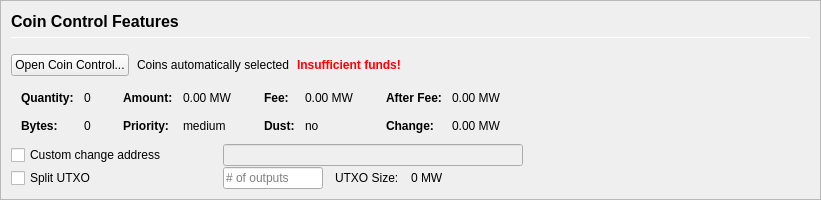
         <widget class="QFrame" name="frameCoinControl">
          <property name="sizePolicy">
           <sizepolicy hsizetype="Expanding" vsizetype="Expanding">
            <horstretch>0</horstretch>
            <verstretch>0</verstretch>
           </sizepolicy>
          </property>
          <property name="maximumSize">
           <size>
            <width>16777215</width>
            <height>16777215</height>
           </size>
          </property>
          <property name="frameShape">
           <enum>QFrame::StyledPanel</enum>
          </property>
          <property name="frameShadow">
           <enum>QFrame::Sunken</enum>
          </property>
          <layout class="QVBoxLayout" name="verticalLayoutCoinControl2">
           <property name="spacing">
            <number>0</number>
           </property>
           <property name="leftMargin">
            <number>0</number>
           </property>
           <property name="topMargin">
            <number>0</number>
           </property>
           <property name="rightMargin">
            <number>0</number>
           </property>
           <property name="bottomMargin">
            <number>0</number>
           </property>
           <item>
            <widget class="QFrame" name="frameCoinControl_BG">
             <layout class="QVBoxLayout" name="verticalLayoutCoinControl" stretch="0,0,0,0,0,0">
              <property name="spacing">
               <number>1</number>
              </property>
              <property name="leftMargin">
               <number>10</number>
              </property>
              <property name="topMargin">
               <number>10</number>
              </property>
              <item>
               <layout class="QHBoxLayout" name="horizontalLayoutCoinControl1">
                <property name="bottomMargin">
                 <number>15</number>
                </property>
                <item>
                 <layout class="QVBoxLayout" name="verticalLayout_3">
                  <property name="spacing">
                   <number>6</number>
                  </property>
                  <item>
                   <widget class="QLabel" name="labelCoinControlFeatures">
                    <property name="sizePolicy">
                     <sizepolicy hsizetype="Preferred" vsizetype="Maximum">
                      <horstretch>0</horstretch>
                      <verstretch>0</verstretch>
                     </sizepolicy>
                    </property>
                    <property name="minimumSize">
                     <size>
                      <width>0</width>
                      <height>20</height>
                     </size>
                    </property>
                    <property name="font">
                     <font>
                      <pointsize>12</pointsize>
                      <weight>75</weight>
                      <bold>true</bold>
                     </font>
                    </property>
                    <property name="styleSheet">
                     <string notr="true">font-weight:bold;</string>
                    </property>
                    <property name="text">
                     <string>Coin Control Features</string>
                    </property>
                   </widget>
                  </item>
                  <item>
                   <widget class="Line" name="line">
                    <property name="minimumSize">
                     <size>
                      <width>0</width>
                      <height>1</height>
                     </size>
                    </property>
                    <property name="maximumSize">
                     <size>
                      <width>16777215</width>
                      <height>1</height>
                     </size>
                    </property>
                    <property name="orientation">
                     <enum>Qt::Horizontal</enum>
                    </property>
                   </widget>
                  </item>
                 </layout>
                </item>
               </layout>
              </item>
              <item>
               <layout class="QHBoxLayout" name="horizontalLayoutCoinControl2" stretch="0,0,0,0">
                <property name="spacing">
                 <number>8</number>
                </property>
                <property name="bottomMargin">
                 <number>10</number>
                </property>
                <item>
                 <widget class="QPushButton" name="pushButtonCoinControl">
                  <property name="styleSheet">
                   <string notr="true"/>
                  </property>
                  <property name="text">
                   <string>Open Coin Control...</string>
                  </property>
                  <property name="autoDefault">
                   <bool>false</bool>
                  </property>
                 </widget>
                </item>
                <item>
                 <widget class="QLabel" name="labelCoinControlAutomaticallySelected">
                  <property name="text">
                   <string>Coins automatically selected</string>
                  </property>
                  <property name="margin">
                   <number>5</number>
                  </property>
                 </widget>
                </item>
                <item>
                 <widget class="QLabel" name="labelCoinControlInsuffFunds">
                  <property name="font">
                   <font>
                    <weight>75</weight>
                    <bold>true</bold>
                   </font>
                  </property>
                  <property name="styleSheet">
                   <string notr="true">color:red;font-weight:bold;</string>
                  </property>
                  <property name="text">
                   <string>Insufficient funds!</string>
                  </property>
                  <property name="margin">
                   <number>5</number>
                  </property>
                 </widget>
                </item>
                <item>
                 <spacer name="horizontalSpacerCoinControl">
                  <property name="orientation">
                   <enum>Qt::Horizontal</enum>
                  </property>
                  <property name="sizeHint" stdset="0">
                   <size>
                    <width>40</width>
                    <height>1</height>
                   </size>
                  </property>
                 </spacer>
                </item>
               </layout>
              </item>
              <item>
               <widget class="QWidget" name="widgetCoinControl" native="true">
                <property name="sizePolicy">
                 <sizepolicy hsizetype="Preferred" vsizetype="Preferred">
                  <horstretch>0</horstretch>
                  <verstretch>0</verstretch>
                 </sizepolicy>
                </property>
                <property name="minimumSize">
                 <size>
                  <width>0</width>
                  <height>0</height>
                 </size>
                </property>
                <property name="styleSheet">
                 <string notr="true"/>
                </property>
                <layout class="QHBoxLayout" name="horizontalLayoutCoinControl5">
                 <property name="leftMargin">
                  <number>0</number>
                 </property>
                 <property name="topMargin">
                  <number>0</number>
                 </property>
                 <property name="rightMargin">
                  <number>0</number>
                 </property>
                 <property name="bottomMargin">
                  <number>0</number>
                 </property>
                 <item>
                  <layout class="QHBoxLayout" name="horizontalLayoutCoinControl3" stretch="0,0,0,1">
                   <property name="spacing">
                    <number>20</number>
                   </property>
                   <property name="topMargin">
                    <number>0</number>
                   </property>
                   <property name="bottomMargin">
                    <number>10</number>
                   </property>
                   <item>
                    <layout class="QFormLayout" name="formLayoutCoinControl1">
                     <property name="horizontalSpacing">
                      <number>10</number>
                     </property>
                     <property name="verticalSpacing">
                      <number>14</number>
                     </property>
                     <property name="leftMargin">
                      <number>10</number>
                     </property>
                     <property name="topMargin">
                      <number>4</number>
                     </property>
                     <property name="rightMargin">
                      <number>6</number>
                     </property>
                     <item row="0" column="0">
                      <widget class="QLabel" name="labelCoinControlQuantityText">
                       <property name="font">
                        <font>
                         <weight>75</weight>
                         <bold>true</bold>
                        </font>
                       </property>
                       <property name="text">
                        <string>Quantity:</string>
                       </property>
                       <property name="margin">
                        <number>0</number>
                       </property>
                      </widget>
                     </item>
                     <item row="0" column="1">
                      <widget class="QLabel" name="labelCoinControlQuantity">
                       <property name="cursor">
                        <cursorShape>IBeamCursor</cursorShape>
                       </property>
                       <property name="contextMenuPolicy">
                        <enum>Qt::ActionsContextMenu</enum>
                       </property>
                       <property name="text">
                        <string notr="true">0</string>
                       </property>
                       <property name="margin">
                        <number>0</number>
                       </property>
                       <property name="textInteractionFlags">
                        <set>Qt::LinksAccessibleByMouse|Qt::TextSelectableByKeyboard|Qt::TextSelectableByMouse</set>
                       </property>
                      </widget>
                     </item>
                     <item row="1" column="0">
                      <widget class="QLabel" name="labelCoinControlBytesText">
                       <property name="font">
                        <font>
                         <weight>75</weight>
                         <bold>true</bold>
                        </font>
                       </property>
                       <property name="text">
                        <string>Bytes:</string>
                       </property>
                      </widget>
                     </item>
                     <item row="1" column="1">
                      <widget class="QLabel" name="labelCoinControlBytes">
                       <property name="cursor">
                        <cursorShape>IBeamCursor</cursorShape>
                       </property>
                       <property name="contextMenuPolicy">
                        <enum>Qt::ActionsContextMenu</enum>
                       </property>
                       <property name="text">
                        <string notr="true">0</string>
                       </property>
                       <property name="textInteractionFlags">
                        <set>Qt::LinksAccessibleByMouse|Qt::TextSelectableByKeyboard|Qt::TextSelectableByMouse</set>
                       </property>
                      </widget>
                     </item>
                    </layout>
                   </item>
                   <item>
                    <layout class="QFormLayout" name="formLayoutCoinControl2">
                     <property name="horizontalSpacing">
                      <number>10</number>
                     </property>
                     <property name="verticalSpacing">
                      <number>14</number>
                     </property>
                     <property name="leftMargin">
                      <number>6</number>
                     </property>
                     <property name="topMargin">
                      <number>4</number>
                     </property>
                     <property name="rightMargin">
                      <number>6</number>
                     </property>
                     <item row="0" column="0">
                      <widget class="QLabel" name="labelCoinControlAmountText">
                       <property name="font">
                        <font>
                         <weight>75</weight>
                         <bold>true</bold>
                        </font>
                       </property>
                       <property name="text">
                        <string>Amount:</string>
                       </property>
                       <property name="margin">
                        <number>0</number>
                       </property>
                      </widget>
                     </item>
                     <item row="0" column="1">
                      <widget class="QLabel" name="labelCoinControlAmount">
                       <property name="cursor">
                        <cursorShape>IBeamCursor</cursorShape>
                       </property>
                       <property name="contextMenuPolicy">
                        <enum>Qt::ActionsContextMenu</enum>
                       </property>
                       <property name="text">
                        <string notr="true">0.00 MW</string>
                       </property>
                       <property name="textInteractionFlags">
                        <set>Qt::LinksAccessibleByMouse|Qt::TextSelectableByKeyboard|Qt::TextSelectableByMouse</set>
                       </property>
                      </widget>
                     </item>
                     <item row="1" column="0">
                      <widget class="QLabel" name="labelCoinControlPriorityText">
                       <property name="font">
                        <font>
                         <weight>75</weight>
                         <bold>true</bold>
                        </font>
                       </property>
                       <property name="text">
                        <string>Priority:</string>
                       </property>
                      </widget>
                     </item>
                     <item row="1" column="1">
                      <widget class="QLabel" name="labelCoinControlPriority">
                       <property name="cursor">
                        <cursorShape>IBeamCursor</cursorShape>
                       </property>
                       <property name="contextMenuPolicy">
                        <enum>Qt::ActionsContextMenu</enum>
                       </property>
                       <property name="text">
                        <string>medium</string>
                       </property>
                       <property name="textInteractionFlags">
                        <set>Qt::LinksAccessibleByMouse|Qt::TextSelectableByKeyboard|Qt::TextSelectableByMouse</set>
                       </property>
                      </widget>
                     </item>
                    </layout>
                   </item>
                   <item>
                    <layout class="QFormLayout" name="formLayoutCoinControl3">
                     <property name="horizontalSpacing">
                      <number>10</number>
                     </property>
                     <property name="verticalSpacing">
                      <number>14</number>
                     </property>
                     <property name="leftMargin">
                      <number>6</number>
                     </property>
                     <property name="topMargin">
                      <number>4</number>
                     </property>
                     <property name="rightMargin">
                      <number>6</number>
                     </property>
                     <item row="0" column="0">
                      <widget class="QLabel" name="labelCoinControlFeeText">
                       <property name="font">
                        <font>
                         <weight>75</weight>
                         <bold>true</bold>
                        </font>
                       </property>
                       <property name="text">
                        <string>Fee:</string>
                       </property>
                       <property name="margin">
                        <number>0</number>
                       </property>
                      </widget>
                     </item>
                     <item row="0" column="1">
                      <widget class="QLabel" name="labelCoinControlFee">
                       <property name="cursor">
                        <cursorShape>IBeamCursor</cursorShape>
                       </property>
                       <property name="contextMenuPolicy">
                        <enum>Qt::ActionsContextMenu</enum>
                       </property>
                       <property name="text">
                        <string notr="true">0.00 MW</string>
                       </property>
                       <property name="textInteractionFlags">
                        <set>Qt::LinksAccessibleByMouse|Qt::TextSelectableByKeyboard|Qt::TextSelectableByMouse</set>
                       </property>
                      </widget>
                     </item>
                     <item row="1" column="0">
                      <widget class="QLabel" name="labelCoinControlLowOutputText">
                       <property name="font">
                        <font>
                         <weight>75</weight>
                         <bold>true</bold>
                        </font>
                       </property>
                       <property name="text">
                        <string>Dust:</string>
                       </property>
                      </widget>
                     </item>
                     <item row="1" column="1">
                      <widget class="QLabel" name="labelCoinControlLowOutput">
                       <property name="cursor">
                        <cursorShape>IBeamCursor</cursorShape>
                       </property>
                       <property name="contextMenuPolicy">
                        <enum>Qt::ActionsContextMenu</enum>
                       </property>
                       <property name="text">
                        <string>no</string>
                       </property>
                       <property name="textInteractionFlags">
                        <set>Qt::LinksAccessibleByMouse|Qt::TextSelectableByKeyboard|Qt::TextSelectableByMouse</set>
                       </property>
                      </widget>
                     </item>
                    </layout>
                   </item>
                   <item>
                    <layout class="QFormLayout" name="formLayoutCoinControl4">
                     <property name="horizontalSpacing">
                      <number>10</number>
                     </property>
                     <property name="verticalSpacing">
                      <number>14</number>
                     </property>
                     <property name="leftMargin">
                      <number>6</number>
                     </property>
                     <property name="topMargin">
                      <number>4</number>
                     </property>
                     <property name="rightMargin">
                      <number>6</number>
                     </property>
                     <item row="0" column="0">
                      <widget class="QLabel" name="labelCoinControlAfterFeeText">
                       <property name="font">
                        <font>
                         <weight>75</weight>
                         <bold>true</bold>
                        </font>
                       </property>
                       <property name="text">
                        <string>After Fee:</string>
                       </property>
                       <property name="margin">
                        <number>0</number>
                       </property>
                      </widget>
                     </item>
                     <item row="0" column="1">
                      <widget class="QLabel" name="labelCoinControlAfterFee">
                       <property name="cursor">
                        <cursorShape>IBeamCursor</cursorShape>
                       </property>
                       <property name="contextMenuPolicy">
                        <enum>Qt::ActionsContextMenu</enum>
                       </property>
                       <property name="text">
                        <string notr="true">0.00 MW</string>
                       </property>
                       <property name="textInteractionFlags">
                        <set>Qt::LinksAccessibleByMouse|Qt::TextSelectableByKeyboard|Qt::TextSelectableByMouse</set>
                       </property>
                      </widget>
                     </item>
                     <item row="1" column="0">
                      <widget class="QLabel" name="labelCoinControlChangeText">
                       <property name="font">
                        <font>
                         <weight>75</weight>
                         <bold>true</bold>
                        </font>
                       </property>
                       <property name="text">
                        <string>Change:</string>
                       </property>
                      </widget>
                     </item>
                     <item row="1" column="1">
                      <widget class="QLabel" name="labelCoinControlChange">
                       <property name="cursor">
                        <cursorShape>IBeamCursor</cursorShape>
                       </property>
                       <property name="contextMenuPolicy">
                        <enum>Qt::ActionsContextMenu</enum>
                       </property>
                       <property name="text">
                        <string notr="true">0.00 MW</string>
                       </property>
                       <property name="textInteractionFlags">
                        <set>Qt::LinksAccessibleByMouse|Qt::TextSelectableByKeyboard|Qt::TextSelectableByMouse</set>
                       </property>
                      </widget>
                     </item>
                    </layout>
                   </item>
                  </layout>
                 </item>
                </layout>
               </widget>
              </item>
              <item>
               <layout class="QHBoxLayout" name="horizontalLayoutCoinControl4">
                <property name="spacing">
                 <number>12</number>
                </property>
                <property name="sizeConstraint">
                 <enum>QLayout::SetDefaultConstraint</enum>
                </property>
                <property name="topMargin">
                 <number>0</number>
                </property>
                <property name="rightMargin">
                 <number>0</number>
                </property>
                <item>
                 <widget class="QCheckBox" name="checkBoxCoinControlChange">
                  <property name="sizePolicy">
                   <sizepolicy hsizetype="Preferred" vsizetype="Preferred">
                    <horstretch>0</horstretch>
                    <verstretch>0</verstretch>
                   </sizepolicy>
                  </property>
                  <property name="minimumSize">
                   <size>
                    <width>200</width>
                    <height>0</height>
                   </size>
                  </property>
                  <property name="maximumSize">
                   <size>
                    <width>200</width>
                    <height>16777215</height>
                   </size>
                  </property>
                  <property name="toolTip">
                   <string>If this is activated, but the change address is empty or invalid, change will be sent to a newly generated address.</string>
                  </property>
                  <property name="text">
                   <string>Custom change address</string>
                  </property>
                 </widget>
                </item>
                <item>
                 <widget class="QValidatedLineEdit" name="lineEditCoinControlChange">
                  <property name="enabled">
                   <bool>false</bool>
                  </property>
                  <property name="sizePolicy">
                   <sizepolicy hsizetype="Preferred" vsizetype="Preferred">
                    <horstretch>0</horstretch>
                    <verstretch>0</verstretch>
                   </sizepolicy>
                  </property>
                  <property name="minimumSize">
                   <size>
                    <width>300</width>
                    <height>0</height>
                   </size>
                  </property>
                 </widget>
                </item>
                <item>
                 <widget class="QLabel" name="labelCoinControlChangeLabel">
                  <property name="sizePolicy">
                   <sizepolicy hsizetype="Preferred" vsizetype="Preferred">
                    <horstretch>0</horstretch>
                    <verstretch>0</verstretch>
                   </sizepolicy>
                  </property>
                  <property name="minimumSize">
                   <size>
                    <width>100</width>
                    <height>0</height>
                   </size>
                  </property>
                  <property name="text">
                   <string/>
                  </property>
                  <property name="margin">
                   <number>3</number>
                  </property>
                 </widget>
                </item>
               </layout>
              </item>
              <item>
               <layout class="QHBoxLayout" name="horizontalLayoutCoinControl6">
                <property name="spacing">
                 <number>12</number>
                </property>
                <property name="rightMargin">
                 <number>0</number>
                </property>
                <item>
                 <widget class="QCheckBox" name="splitBlockCheckBox">
                  <property name="sizePolicy">
                   <sizepolicy hsizetype="Preferred" vsizetype="Preferred">
                    <horstretch>0</horstretch>
                    <verstretch>0</verstretch>
                   </sizepolicy>
                  </property>
                  <property name="minimumSize">
                   <size>
                    <width>200</width>
                    <height>0</height>
                   </size>
                  </property>
                  <property name="maximumSize">
                   <size>
                    <width>200</width>
                    <height>16777215</height>
                   </size>
                  </property>
                  <property name="text">
                   <string>Split UTXO</string>
                  </property>
                 </widget>
                </item>
                <item>
                 <widget class="QLineEdit" name="splitBlockLineEdit">
                  <property name="sizePolicy">
                   <sizepolicy hsizetype="Preferred" vsizetype="Preferred">
                    <horstretch>50</horstretch>
                    <verstretch>0</verstretch>
                   </sizepolicy>
                  </property>
                  <property name="minimumSize">
                   <size>
                    <width>100</width>
                    <height>0</height>
                   </size>
                  </property>
                  <property name="maximumSize">
                   <size>
                    <width>100</width>
                    <height>16777215</height>
                   </size>
                  </property>
                  <property name="placeholderText">
                   <string># of outputs</string>
                  </property>
                 </widget>
                </item>
                <item>
                 <widget class="QLabel" name="labelBlockSizeText">
                  <property name="text">
                   <string>UTXO Size:</string>
                  </property>
                 </widget>
                </item>
                <item>
                 <widget class="QLabel" name="labelBlockSize">
                  <property name="text">
                   <string>0 MW</string>
                  </property>
                 </widget>
                </item>
                <item>
                 <spacer name="horizontalSpacer_7">
                  <property name="orientation">
                   <enum>Qt::Horizontal</enum>
                  </property>
                  <property name="sizeHint" stdset="0">
                   <size>
                    <width>40</width>
                    <height>20</height>
                   </size>
                  </property>
                 </spacer>
                </item>
               </layout>
              </item>
              <item>
               <spacer name="verticalSpacerCoinControl">
                <property name="orientation">
                 <enum>Qt::Vertical</enum>
                </property>
                <property name="sizeHint" stdset="0">
                 <size>
                  <width>800</width>
                  <height>1</height>
                 </size>
                </property>
               </spacer>
              </item>
             </layout>
            </widget>
           </item>
          </layout>
         </widget>
